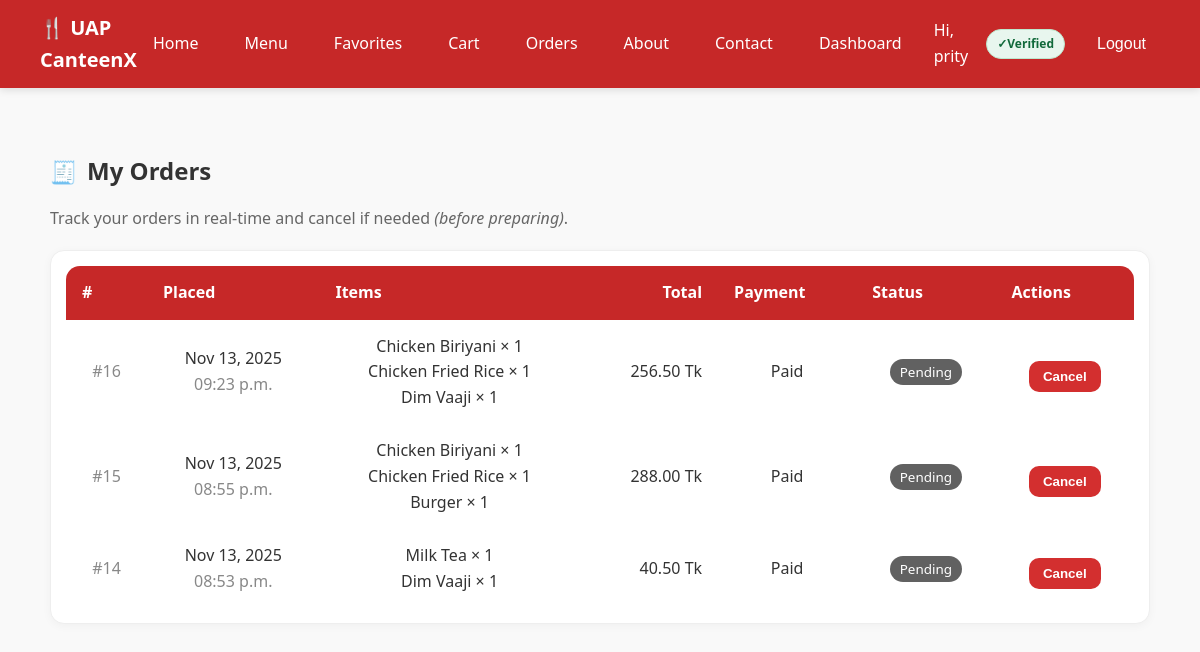
/orders/ (signed in), run on an earlier commit of the app's database.
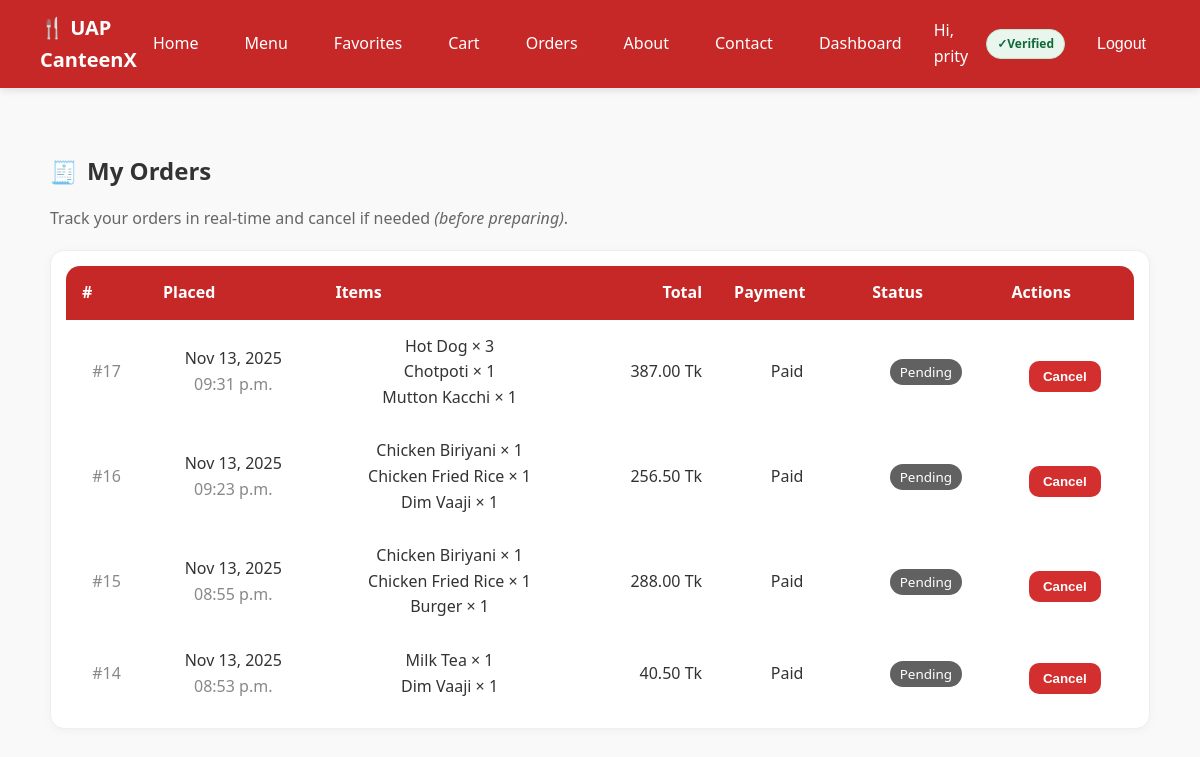
And on a later commit of the database.
### my_canteen/models.py (models this page shows, shortened)
class Order(models.Model):
    STATUS_CHOICES = [
        ('pending', 'Pending'),
        ('accepted', 'Accepted'),
        ('preparing', 'Preparing'),
        ('ready', 'Ready'),
        ('delivered', 'Delivered'),
        ('completed', 'Completed'),
        ('cancelled', 'Cancelled'),
    ]
    PAYMENT_STATUS_CHOICES = [('unpaid', 'Unpaid'), ('paid', 'Paid')]
    PAYMENT_METHOD_CHOICES = [
        ('cash', 'Cash'),
        ('mock_card', 'Mock Card'),
        ('stripe', 'Stripe'),
        ('sslcommerz', 'SSLCommerz'),
    ]
    user = models.ForeignKey(User, on_delete=models.CASCADE)
    total_price = models.DecimalField(max_digits=8, decimal_places=2)
    address = models.CharField(max_length=255)
    status = models.CharField(max_length=20, choices=STATUS_CHOICES, default='pending')
    payment_status = models.CharField(max_length=10, choices=PAYMENT_STATUS_CHOICES, default='unpaid')
    payment_method = models.CharField(max_length=10, choices=PAYMENT_METHOD_CHOICES, default='cash')
    created_at = models.DateTimeField(auto_now_add=True)

class OrderItem(models.Model):
    order = models.ForeignKey(Order, on_delete=models.CASCADE)
    item = models.ForeignKey(MenuItem, on_delete=models.CASCADE)
    quantity = models.PositiveIntegerField(default=1)
    unit_price = models.DecimalField(max_digits=6, decimal_places=2)

class MenuItem(models.Model):
    name = models.CharField(max_length=100)
    description = models.TextField(blank=True)
    price = models.DecimalField(max_digits=6, decimal_places=2)
    stock = models.PositiveIntegerField(default=0)
    image = models.ImageField(upload_to='menu/', blank=True, null=True)
    category = models.ForeignKey(Category, on_delete=models.CASCADE, null=True)
    is_active = models.BooleanField(default=True)
    is_popular = models.BooleanField(default=False)
    rating_avg = models.FloatField(default=0)
    rating_count = models.PositiveIntegerField(default=0)

### my_canteen/views.py (the view)
# urls.py: path('orders/', views.orders_page, name='orders'),
@login_required
def orders_page(request):
    profile = UserProfile.objects.select_related("user").get(user=request.user)
    role = get_role(request.user)
    if role in ["vendor", "admin"]:
        orders = Order.objects.all().order_by("-created_at")
    elif role == "staff":
        orders = Order.objects.filter(
            status__in=["accepted", "preparing"]
        ).order_by("-created_at")
    else:
        orders = Order.objects.filter(user=request.user).order_by("-created_at")
    cancelable_ids = {o.id for o in orders if can_user_cancel(o, request.user)}
    return render(
        request,
        "my_canteen/orders.html",
        {"orders": orders, "profile": profile, "cancelable_ids": cancelable_ids},
    )

### my_canteen/context_processors.py (called while the page is built)
def favorites_processor(request):
    if request.user.is_authenticated:
        fav_ids = Favorite.objects.filter(user=request.user).values_list('item_id', flat=True)
        return {"favorite_items": set(fav_ids)}
    return {"favorite_items": set()}

def cart_count(request):
    cart = request.session.get("cart", {})
    return {"cart_count": sum(cart.values())}

### my_canteen/views.py (called while the page is built)
def get_role(user):
    try:
        return user.userprofile.role
    except UserProfile.DoesNotExist:
        return "guest"

def can_user_cancel(order, user) -> bool:
    role = get_role(user)
    if role not in {"student", "faculty", "guest"}:
        return False
    if order.user_id != user.id:
        return False
    return order.status in {"pending", "accepted"}

### my_canteen/templates/my_canteen/orders.html (shortened to what this page needs)
{% extends "my_canteen/base.html" %}
{% load static %}
{% block content %}
<section class="container" style="max-width: 1100px;">
  <div class="page-title" style="display:flex;align-items:center;gap:.6rem;margin:24px 0 12px;">
    <span style="font-size:22px;">🧾</span>
    <h2 style="margin:0;">My Orders</h2>
  </div>
  <p style="color:#666;margin-bottom:18px;">
    Track your orders in real-time and cancel if needed <em>(before preparing)</em>.
  </p>
  <div class="card" style="background:#fff;border:1px solid #eee;border-radius:14px;box-shadow:0 2px 10px rgba(0,0,0,.04);">
    <div class="table-wrap" style="overflow-x:auto;">
      <table style="width:100%;border-collapse:separate;border-spacing:0;">
        <thead style="background:#c62828;color:#fff;">
          <tr>
            <th style="padding:14px 16px;font-weight:600;text-align:left;border-top-left-radius:14px;">#</th>
            <th style="padding:14px 16px;font-weight:600;text-align:left;">Placed</th>
            <th style="padding:14px 16px;font-weight:600;text-align:left;">Items</th>
            <th style="padding:14px 16px;font-weight:600;text-align:right;">Total</th>
            <th style="padding:14px 16px;font-weight:600;text-align:left;">Payment</th>
            <th style="padding:14px 16px;font-weight:600;text-align:left;">Status</th>
            <th style="padding:14px 16px;font-weight:600;text-align:left;border-top-right-radius:14px;">Actions</th>
          </tr>
        </thead>
        <tbody>
          {% for order in orders %}
          <tr style="border-bottom:1px solid #f0f0f0;">
            <td style="padding:14px 16px;color:#888;">#{{ order.id }}</td>
            <td style="padding:14px 16px;">
              {{ order.created_at|date:"M d, Y" }}<br>
              <span style="color:#888;">{{ order.created_at|date:"h:i a" }}</span>
            </td>
            <td style="padding:14px 16px;">
              {% for oi in order.orderitem_set.all %}
                {{ oi.item.name }} × {{ oi.quantity }}<br>
              {% endfor %}
            </td>
            <td style="padding:14px 16px;text-align:right;">
              {{ order.total_price }} Tk
            </td>
            <td style="padding:14px 16px;">
              {{ order.payment_status|title }}
            </td>
            <td style="padding:14px 16px;">
              {% if order.status == 'completed' %}
                <span style="background:#2e7d32;color:#fff;padding:4px 10px;border-radius:999px;font-size:.84rem;">Completed</span>
              {% elif order.status == 'cancelled' %}
                <span style="background:#ef5350;color:#fff;padding:4px 10px;border-radius:999px;font-size:.84rem;">Cancelled</span>
              {% elif order.status == 'ready' %}
                <span style="background:#0288d1;color:#fff;padding:4px 10px;border-radius:999px;font-size:.84rem;">Ready</span>
              {% elif order.status == 'preparing' %}
                <span style="background:#f57c00;color:#fff;padding:4px 10px;border-radius:999px;font-size:.84rem;">Preparing</span>
              {% elif order.status == 'accepted' %}
                <span style="background:#6d4c41;color:#fff;padding:4px 10px;border-radius:999px;font-size:.84rem;">Accepted</span>
              {% else %}
                <span style="background:#616161;color:#fff;padding:4px 10px;border-radius:999px;font-size:.84rem;">Pending</span>
              {% endif %}
            </td>
            <td style="padding:14px 16px;">
              {% if order.id in cancelable_ids %}
                <form action="{% url 'user_order_cancel' order.id %}" method="post" style="display:inline;">
                  <button type="submit"
                          style="background:#d32f2f;color:#fff;border:none;border-radius:10px;padding:8px 14px;cursor:pointer;">
                    Cancel
                  </button>
                </form>
              {% else %}
                <button type="button" disabled
                        title="You can cancel before preparing only"
                        style="background:#e0e0e0;color:#777;border:none;border-radius:10px;padding:8px 14px;">
                  Cancel
                </button>
              {% endif %}
            </td>
          </tr>
          {% empty %}
          <tr>
            <td colspan="7" style="padding:28px;text-align:center;color:#777;">
              No orders yet.
            </td>
          </tr>
          {% endfor %}
        </tbody>
      </table>
    </div>
  </div>
</section>
{% endblock %}

### my_canteen/templates/my_canteen/base.html (shortened to what this page needs)
{% load static %}
<!DOCTYPE html>
<html lang="en">
<head>
  <link rel="stylesheet" href="{% static 'my_canteen/css/styles.css' %}"/>
</head>
<body>
  <nav class="navbar">
    <div class="logo">🍴 UAP CanteenX</div>
    <ul class="nav-links">
      <li><a href="{% url 'home' %}">Home</a></li>
      <li><a href="{% url 'menu' %}">Menu</a></li>
      <li><a href="{% url 'favorites' %}"> Favorites</a></li>
      <li>
        <a href="{% url 'cart' %}">
          Cart
        </a>
      </li>
      <li><a href="{% url 'orders' %}">Orders</a></li>
      <li><a href="{% url 'about' %}">About</a></li>
      <li><a href="{% url 'contact' %}">Contact</a></li>
      {% if user.is_authenticated %}
        <li><a href="{% url 'dashboard' %}">Dashboard</a></li>
        <li class="nav-user">Hi, {{ user.username }}</li>
        <li>
          {% if user.is_active %}
            <span class="badge badge-verified">Verified</span>
          {% else %}
            <span class="badge badge-unverified">Email not verified</span>
          {% endif %}
        </li>
        <li>
          <form action="{% url 'logout' %}" method="post" style="display:inline;">
            <button type="submit" class="link-like">Logout</button>
          </form>
        </li>
      {% else %}
        <li><a href="{% url 'login' %}">Login</a></li>
        <li><a class="btn" href="{% url 'signup' %}">Signup</a></li>
      {% endif %}
    </ul>
  </nav>
  <main class="container">
    {% block content %}{% endblock %}
  </main>
</body>
</html>

### my_canteen/static/my_canteen/css/styles.css (style rules this page uses)
body { font-family: system-ui, Arial, sans-serif; margin: 0; background: #f9f9f9; color: #333; line-height: 1.6; }
.container { max-width: 1200px; margin: 0 auto; padding: 20px 16px; }
a { text-decoration: none; color: inherit; }
.navbar { display: flex; justify-content: space-between; align-items: center; background-color: #c62828; color: #fff; padding: 12px 40px; position: sticky; top: 0; z-index: 1000; box-shadow: 0 2px 8px rgba(0, 0, 0, 0.12); }
.logo { font-weight: 700; font-size: 20px; display: flex; align-items: center; color: #fff; }
.nav-links { display: flex; align-items: center; gap: 18px; list-style: none; margin: 0; padding: 0; }
.nav-links li { display: flex; align-items: center; }
.nav-links a, .link-like, .btn-nav { color: #fff; font-weight: 500; font-size: 16px; display: inline-flex; align-items: center; justify-content: center; height: 38px; padding: 0 14px; border-radius: 6px; transition: all 0.2s ease; text-decoration: none; }
.link-like { background: transparent; border: 0; cursor: pointer; }
.badge { display: inline-flex; align-items: center; padding: 4px 10px; border-radius: 999px; font-size: 12px; font-weight: 700; border: 1px solid transparent; }
.badge-verified { background: #e8f6ee; color: #11693a; border-color: #bde7cd; }
.badge-verified::before { content: "✓ "; font-weight: 900; }
.card { background: #fff; border-radius: 8px; box-shadow: 0 2px 6px rgba(0, 0, 0, 0.1); padding: 15px; text-align: center; transition: transform 0.2s; position: relative; display: flex; flex-direction: column; }
.card button { margin-top: 10px; padding: 8px 14px; background: #d32f2f; color: #fff; border: 0; border-radius: 4px; cursor: pointer; font-weight: 700; transition: 0.3s; }

What changed in the data, as far as the page shows it:
added Order: id "17", created_at "Nov 13, 2025", created_at "09:31 p.m.", total_price "387.00", payment_status "Paid", status "Pending", shows "Cancel"
added OrderItem: item.name "Hot Dog", quantity "3", shown under "17"
added OrderItem: item.name "Chotpoti", quantity "1", shown under "17"
added OrderItem: item.name "Mutton Kacchi", quantity "1", shown under "17"
